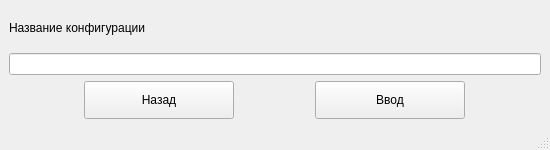
<?xml version="1.0" encoding="UTF-8"?>
<ui version="4.0">
 <class>ConfigurationName</class>
 <widget class="QMainWindow" name="ConfigurationName">
  <property name="windowModality">
   <enum>Qt::ApplicationModal</enum>
  </property>
  <property name="geometry">
   <rect>
    <x>0</x>
    <y>0</y>
    <width>550</width>
    <height>150</height>
   </rect>
  </property>
  <property name="minimumSize">
   <size>
    <width>550</width>
    <height>150</height>
   </size>
  </property>
  <property name="maximumSize">
   <size>
    <width>550</width>
    <height>150</height>
   </size>
  </property>
  <property name="windowTitle">
   <string>Ввод названия конфигурации</string>
  </property>
  <widget class="QWidget" name="centralwidget">
   <layout class="QVBoxLayout" name="verticalLayout">
    <item>
     <widget class="QLabel" name="label">
      <property name="text">
       <string>Название конфигурации</string>
      </property>
     </widget>
    </item>
    <item>
     <widget class="QLineEdit" name="lineEditConfigurationName"/>
    </item>
    <item>
     <layout class="QHBoxLayout" name="horizontalLayout">
      <item>
       <widget class="QPushButton" name="btnBack">
        <property name="minimumSize">
         <size>
          <width>150</width>
          <height>38</height>
         </size>
        </property>
        <property name="maximumSize">
         <size>
          <width>150</width>
          <height>38</height>
         </size>
        </property>
        <property name="text">
         <string>Назад</string>
        </property>
       </widget>
      </item>
      <item>
       <widget class="QPushButton" name="btnConfirm">
        <property name="minimumSize">
         <size>
          <width>150</width>
          <height>38</height>
         </size>
        </property>
        <property name="maximumSize">
         <size>
          <width>150</width>
          <height>38</height>
         </size>
        </property>
        <property name="text">
         <string>Ввод</string>
        </property>
       </widget>
      </item>
     </layout>
    </item>
   </layout>
  </widget>
  <widget class="QStatusBar" name="statusbar"/>
 </widget>
 <resources/>
 <connections/>
</ui>
